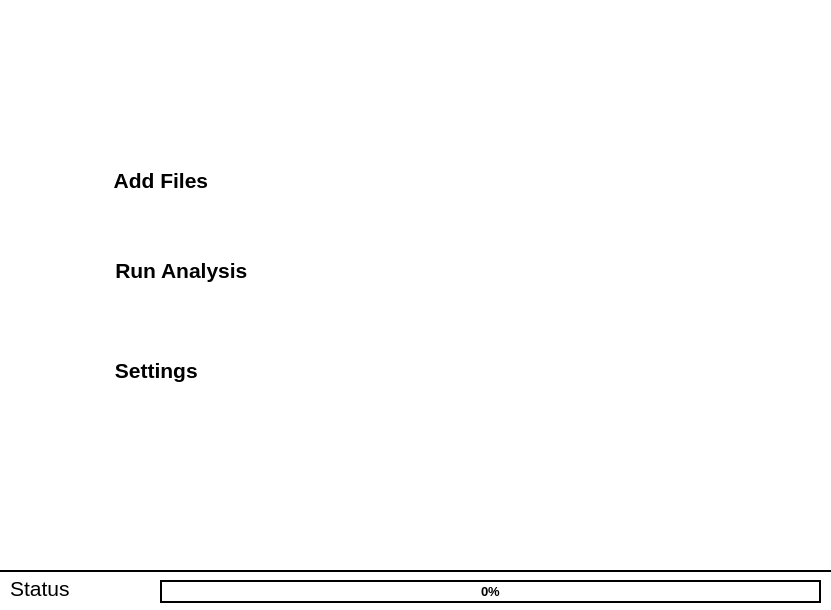
<?xml version="1.0" encoding="UTF-8"?>
<ui version="4.0">
 <class>MainWindow</class>
 <widget class="QMainWindow" name="MainWindow">
  <property name="geometry">
   <rect>
    <x>0</x>
    <y>0</y>
    <width>831</width>
    <height>610</height>
   </rect>
  </property>
  <property name="maximumSize">
   <size>
    <width>831</width>
    <height>610</height>
   </size>
  </property>
  <property name="windowTitle">
   <string>MainWindow</string>
  </property>
  <property name="styleSheet">
   <string notr="true">background-color: white;</string>
  </property>
  <widget class="QWidget" name="centralwidget">
   <widget class="QPushButton" name="Add">
    <property name="geometry">
     <rect>
      <x>20</x>
      <y>150</y>
      <width>271</width>
      <height>61</height>
     </rect>
    </property>
    <property name="font">
     <font>
      <pointsize>16</pointsize>
      <weight>75</weight>
      <bold>true</bold>
     </font>
    </property>
    <property name="autoFillBackground">
     <bool>false</bool>
    </property>
    <property name="styleSheet">
     <string notr="true">border: bold</string>
    </property>
    <property name="text">
     <string>  Add Files</string>
    </property>
    <property name="icon">
     <iconset resource="res.qrc.txt">
      <normaloff>:/img/kisspng-computer-icons-download-button-symbol-plus-5abd9e3ed95b29.3600526615223762548903-removebg-preview.png</normaloff>:/img/kisspng-computer-icons-download-button-symbol-plus-5abd9e3ed95b29.3600526615223762548903-removebg-preview.png</iconset>
    </property>
    <property name="iconSize">
     <size>
      <width>45</width>
      <height>45</height>
     </size>
    </property>
    <property name="autoDefault">
     <bool>true</bool>
    </property>
    <property name="default">
     <bool>true</bool>
    </property>
   </widget>
   <widget class="QPushButton" name="Run">
    <property name="geometry">
     <rect>
      <x>40</x>
      <y>240</y>
      <width>271</width>
      <height>61</height>
     </rect>
    </property>
    <property name="font">
     <font>
      <pointsize>16</pointsize>
      <weight>75</weight>
      <bold>true</bold>
     </font>
    </property>
    <property name="styleSheet">
     <string notr="true">border: bold
</string>
    </property>
    <property name="text">
     <string>  Run Analysis</string>
    </property>
    <property name="icon">
     <iconset resource="res.qrc.txt">
      <normaloff>:/img/run-removebg-preview.png</normaloff>:/img/run-removebg-preview.png</iconset>
    </property>
    <property name="iconSize">
     <size>
      <width>50</width>
      <height>50</height>
     </size>
    </property>
    <property name="autoDefault">
     <bool>true</bool>
    </property>
    <property name="default">
     <bool>true</bool>
    </property>
   </widget>
   <widget class="QPushButton" name="Settings">
    <property name="geometry">
     <rect>
      <x>20</x>
      <y>340</y>
      <width>261</width>
      <height>61</height>
     </rect>
    </property>
    <property name="maximumSize">
     <size>
      <width>271</width>
      <height>16777215</height>
     </size>
    </property>
    <property name="font">
     <font>
      <pointsize>16</pointsize>
      <weight>75</weight>
      <bold>true</bold>
     </font>
    </property>
    <property name="styleSheet">
     <string notr="true">border: bold</string>
    </property>
    <property name="text">
     <string>  Settings</string>
    </property>
    <property name="icon">
     <iconset resource="res.qrc.txt">
      <normaloff>:/img/download__3_-removebg-preview.png</normaloff>:/img/download__3_-removebg-preview.png</iconset>
    </property>
    <property name="iconSize">
     <size>
      <width>50</width>
      <height>50</height>
     </size>
    </property>
   </widget>
   <widget class="QFrame" name="frame">
    <property name="enabled">
     <bool>true</bool>
    </property>
    <property name="geometry">
     <rect>
      <x>0</x>
      <y>570</y>
      <width>831</width>
      <height>2</height>
     </rect>
    </property>
    <property name="styleSheet">
     <string notr="true">background: black;</string>
    </property>
    <property name="frameShape">
     <enum>QFrame::StyledPanel</enum>
    </property>
    <property name="frameShadow">
     <enum>QFrame::Raised</enum>
    </property>
   </widget>
   <widget class="QProgressBar" name="progressBar">
    <property name="enabled">
     <bool>true</bool>
    </property>
    <property name="geometry">
     <rect>
      <x>160</x>
      <y>580</y>
      <width>661</width>
      <height>23</height>
     </rect>
    </property>
    <property name="font">
     <font>
      <pointsize>10</pointsize>
      <weight>75</weight>
      <bold>true</bold>
     </font>
    </property>
    <property name="styleSheet">
     <string notr="true">QProgressBar {
    border: 2px solid black;
   text-align: center;
}

QProgressBar::chunk {
    background-color: #1976D3;
    width: 20px;
}</string>
    </property>
    <property name="value">
     <number>0</number>
    </property>
    <property name="textVisible">
     <bool>true</bool>
    </property>
    <property name="textDirection">
     <enum>QProgressBar::TopToBottom</enum>
    </property>
   </widget>
   <widget class="QLabel" name="Status">
    <property name="geometry">
     <rect>
      <x>10</x>
      <y>576</y>
      <width>141</width>
      <height>31</height>
     </rect>
    </property>
    <property name="font">
     <font>
      <pointsize>16</pointsize>
     </font>
    </property>
    <property name="text">
     <string>Status</string>
    </property>
    <property name="alignment">
     <set>Qt::AlignLeading|Qt::AlignLeft|Qt::AlignTop</set>
    </property>
   </widget>
  </widget>
 </widget>
 <resources>
  <include location="res.qrc.txt"/>
 </resources>
 <connections/>
</ui>
